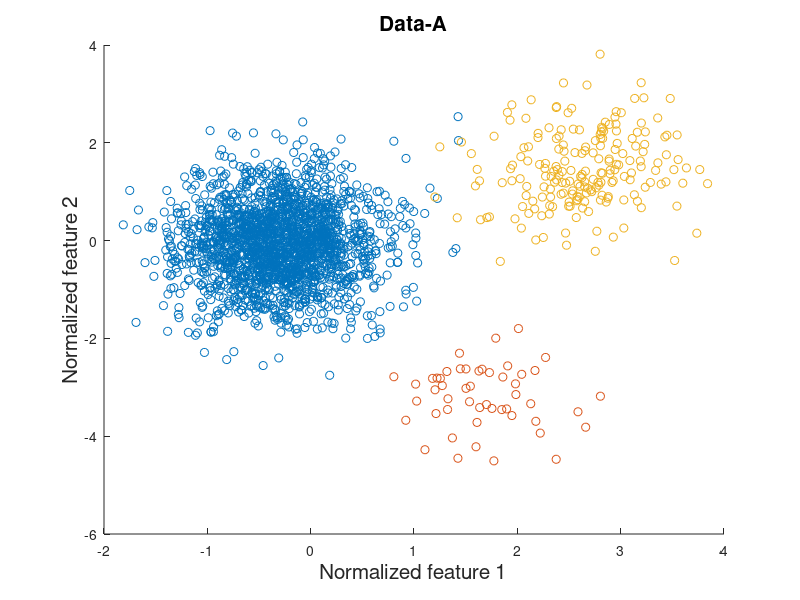

MATLAB code for this plot: (Note: this script raises an error after producing the figure.)
clear
clc
rng(0)
replicate=5000;
%% load data
num_class=3;
num_feature=2;
load('./data-A/Data-A.mat')
true_idx=data(:,end);
X=data(:,1:num_feature);
num_instance=size(X,1);
% normalization
for p=1:num_feature
    X(:,p)=X(:,p)-mean(X(:,p));
    X(:,p)=X(:,p)/std(X(:,p));
end
% reference scatter diagram
figure;
gscatter(X(:,1), X(:,2), true_idx);
title('Data-A','FontSize',15)
xlabel('Normalized feature 1','FontSize',15)
ylabel('Normalized feature 2','FontSize',15)
legend off
saveas(gcf,'./data-A/ground_truth.jpg');
hold off;
% cv0
label=unique(true_idx);
for k=1:num_class
    Ns(k)=sum(true_idx==label(k));
end
cv0=std(Ns)/mean(Ns);
%
alpha=1;
output='./data-A';
is_plot=1;
is_saveplot=1;
eval_clustering(X,num_class,true_idx,replicate,alpha,output,is_plot,is_saveplot);